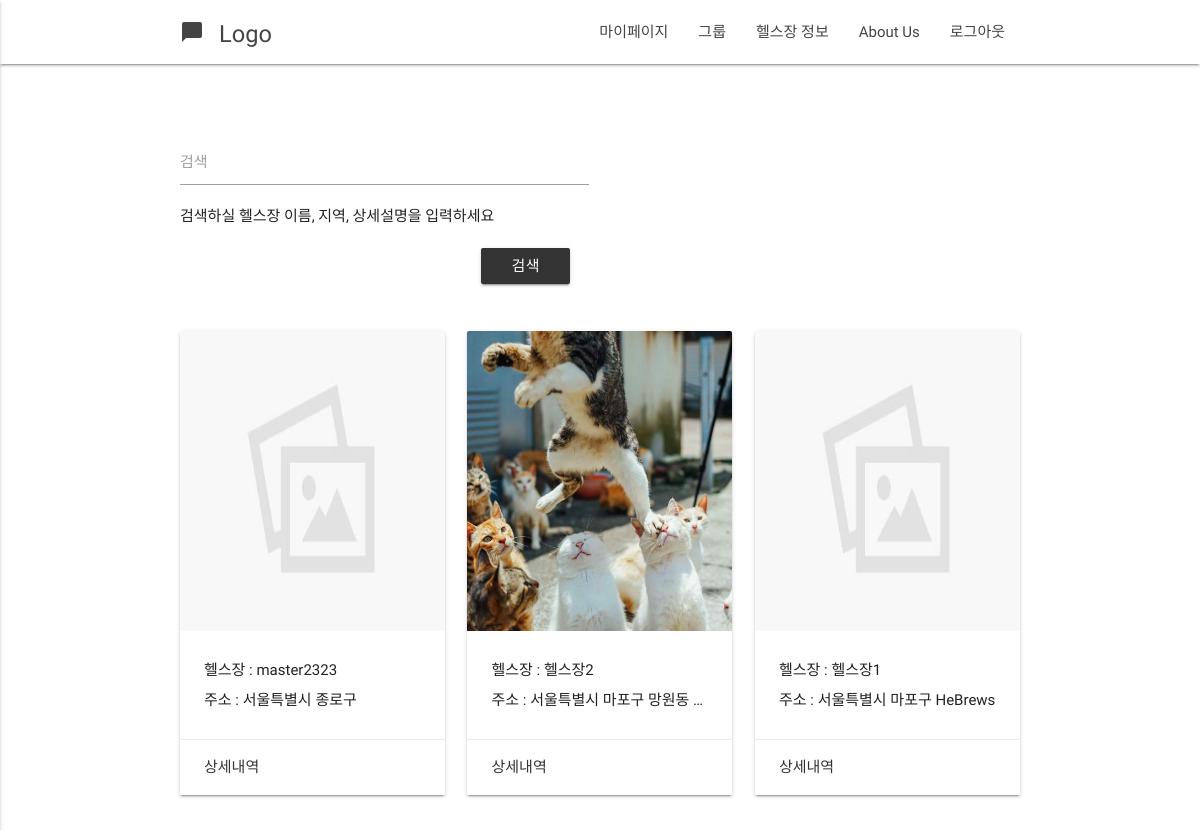
/healthclub/list/ (signed in), run on the app's committed database.
### healthclub/models.py (models this page shows, shortened)
class HealthClub(models.Model):
    name      = models.CharField(max_length = 120)
    address   = models.CharField(max_length = 200)
    master    = models.ForeignKey(User)
    photo     = models.ImageField(blank=True)
    qrcode    = models.ImageField(blank=True)
    member    = models.IntegerField(default = 0)
    price1    = models.IntegerField(default = 0, blank = True)
    price2    = models.IntegerField(default = 0, blank = True)
    price3    = models.IntegerField(default = 0, blank = True)
    price6    = models.IntegerField(default = 0, blank = True)
    price12   = models.IntegerField(default = 0, blank = True)
    detail   = models.CharField(max_length = 1000, blank = True)
    timestamp = models.DateTimeField(auto_now=True)
    updated = models.DateTimeField(auto_now_add=True)

### healthclub/views.py (the view)
class HealthClubListView(ListView):
    def get_queryset(self):
        search = self.request.GET.get('search')
        if search:
            return HealthClub.objects.filter(Q(name__icontains=search) | Q(address__icontains=search) | Q(detail__icontains=search)).order_by('updated')
        return HealthClub.objects.all().order_by('updated')

### healthclub/templates/healthclub/healthclub_list.html (shortened to what this page needs)
{% extends "base.html"  %}
{% load staticfiles %}
{%block content%}
<div class="container" style="margin-top:60px">
    <div class="row">
      <form class="col s12 m6" method="GET" action=".">
        <div class="row">
          <div class="input-field col s12">
            <input id="search" name = "search"  type="text">
            <label for="search">검색</label>
            <span class="helper-text" data-error="wrong" data-success="right">검색하실 헬스장 이름, 지역, 상세설명을 입력하세요</span>
          </div>
          <button style="margin-top:20px; margin-right:30px; float:right" type='submit' class="btn waves-effect waves-light">검색</button>
        </div>
      </form>
    </div>
    <div class="col s12 m4">
        <div class="row">
            {% for obj in object_list reversed%}
            <div class="col s12 m4">
              <div class="card" >
                <div class="card-image">
                  {% if obj.photo %}
                  <img src="{{obj.photo.url}}" style="height:300px">
                  {%else%}
                  <img src="{% static 'images/default_image.jpg' %}" style="height:300px">
                  {% endif %}
                </div>
                <div class="card-content">
                  <p>헬스장 : {{obj.name}}</p>
                  <p class="truncate">주소 : {{obj.address}}</p>
                </div>
                <div class="card-action">
                  <a href="{% url 'healthclub:detail' pk=obj.id %}">상세내역</a>
                </div>
              </div>
            </div>
             {% endfor %}
        </div>
    </div>
</div>
{%endblock content%}

### static/css/style.css (style rules this page uses)
p { line-height: 2rem; }

### data on the page
HealthClub: name "master2323", address "서울특별시 종로구"
HealthClub: photo (picture), name "헬스장2", address "서울특별시 마포구 망원동…"
HealthClub: name "헬스장1", address "서울특별시 마포구 HeBrews"
